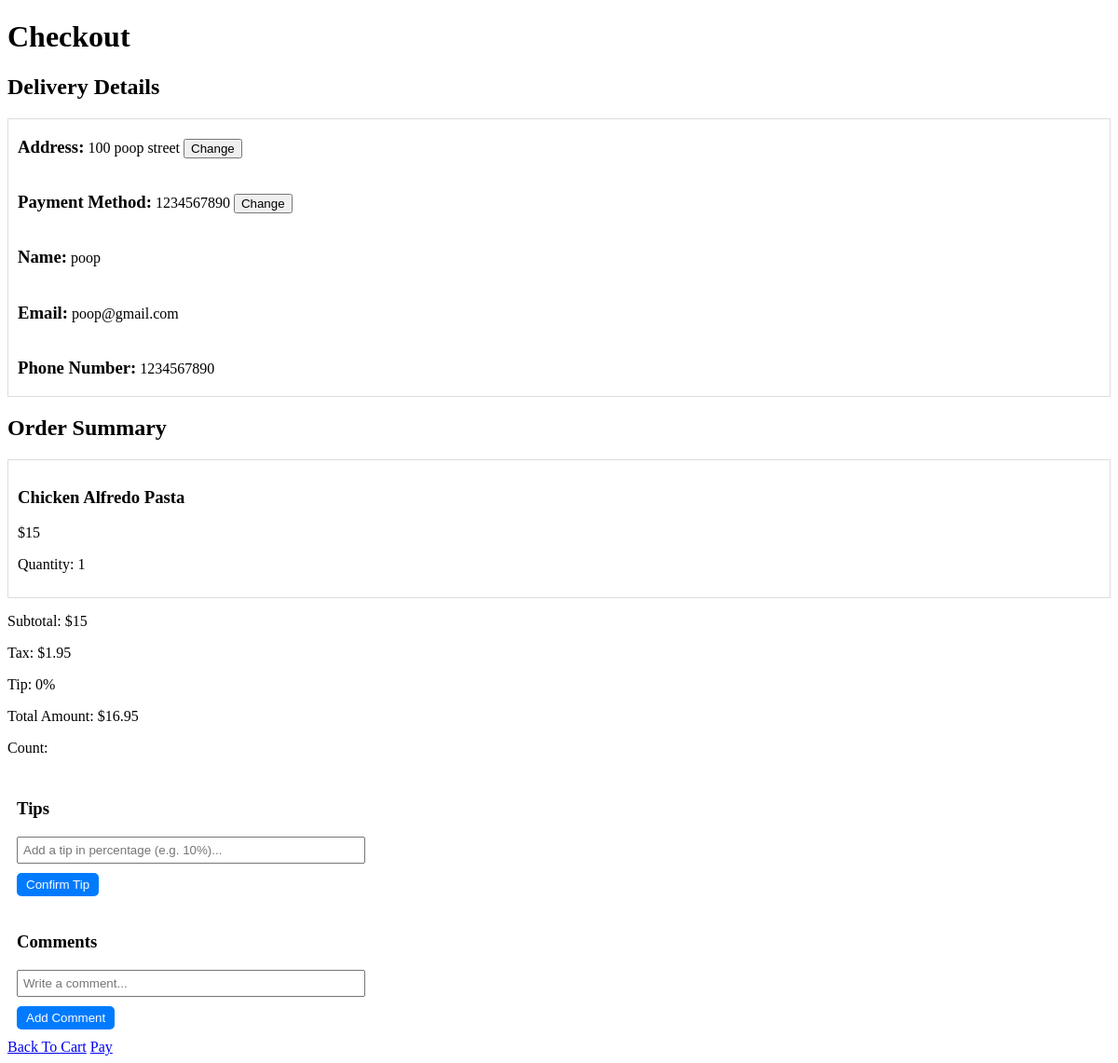
/checkout/2 (signed in), run on the app's committed database.
### CISC_327/models.py (models this page shows, shortened)
class Address(db.Model): # address table, linked to a given user
    __tablename__ = 'address'
    id = db.Column(db.Integer, primary_key=True)
    address = db.Column(db.String(50), nullable=False)
    default = db.Column(db.Boolean, default=False, nullable=False)
    user_id = db.Column(db.Integer, db.ForeignKey('user.id'), nullable=False)

class Payment_Method(db.Model): # payment method table, linked to a given user
    __tablename__ = 'payment_method'
    id = db.Column(db.Integer, primary_key=True)
    card_num = db.Column(db.String(16), nullable=False)
    default = db.Column(db.Boolean, default=False, nullable=False)
    user_id = db.Column(db.Integer, db.ForeignKey('user.id'), nullable=False)

class User(db.Model, UserMixin): # user table
    __tablename__ = 'user'
    id = db.Column(db.Integer, primary_key=True)
    name = db.Column(db.String(20), unique=True, nullable=False)
    email = db.Column(db.String(20), unique=True, nullable=False)
    phone_number = db.Column(db.String(10), unique=True, nullable=False)
    password = db.Column(db.String(255), nullable=False)
    addresses = db.relationship('Address', backref='user', cascade='all,delete', lazy='dynamic') # can filter, delete related addresses to user when user is deleted
    payment_methods = db.relationship('Payment_Method', backref='user', cascade='all,delete',lazy='dynamic') # same for this column

class Item(db.Model): # item table, associated with a restaurant
    __tablename__ = 'item'
    id = db.Column(db.Integer, primary_key=True)
    name = db.Column(db.String(40), unique=True, nullable=False)
    description = db.Column(db.Text(), unique=True, nullable=False)
    price = db.Column(db.Integer, unique=False, nullable=False)
    in_cart = db.Column(db.Boolean, nullable=False)
    quantity = db.Column(db.Integer, default=0, nullable=False)
    restaurant_id = db.Column(db.Integer, db.ForeignKey('restaurant.id'), nullable=False)

### CISC_327/Checkout_Page/Checkout.py (the view, shortened to what this page needs)
@checkout_blueprint.route("/checkout/<restaurant_id>", methods=['GET','POST'])
def checkout(restaurant_id):
    subtotal = Subtotal.subtotal()
    restaurant = Restaurant.query.get(restaurant_id)
    c = 0
    if not restaurant:
        flash(f'Restaurant not found','danger')
    cart_items = Item.query.filter(Item.in_cart==True).all() #Gets all the items that were in cart
    if current_user.is_authenticated:
        checkout_pm = current_user.payment_methods.filter_by(default=True).first()
        checkout_address = current_user.addresses.filter_by(default=True).first()
        name = current_user.name
        email = current_user.email
        phone_number = current_user.phone_number
        all_addresses = current_user.addresses.all()
        all_pm = current_user.payment_methods.all()
    tax = subtotal*0.13
    tax_round = round(tax,3)
    total = tax + subtotal
    tip = session.get('tip') # If tip was added, this will return the amount that was stored in session
    t = 0.0
    if tip:
        tip_dec = int(tip)/100
        t = total * tip_dec
        tot = total + t
        total = round(tot,2)
    else:
        tip = 0
    t = round(t,3)
    return render_template("checkout.html", restaurant=restaurant,cart_items=cart_items,subtotal=subtotal,
                           total=total,tax=tax_round,name=name,email=email,phone_number=phone_number,address=checkout_address,all_addresses=all_addresses,all_pm=all_pm,payment_method=checkout_pm, tip=tip)

### CISC_327/Cart_Page/Subtotal/Subtotal.py (called while the page is built)
def subtotal():
    subtotal = 0
    cart_items = Item.query.filter_by(in_cart=True).all() # Gets all items that are in the cart
    for c in cart_items:
        price = c.price*c.quantity
        subtotal += price # Adds all their prices
    return subtotal

### CISC_327/templates/checkout.html (shortened to what this page needs)
<!DOCTYPE html>
<html>
    <head>
        <link type="text/css" rel="stylesheet" href="{{ url_for('static',filename='css/style.css') }}" />
    </head>
    <body>
        <h1>Checkout</h1>
        <h2>Delivery Details</h2>
        <div class="box">
            <h3 class="container">Address: </h3>
            <p class="container">{{address.address}}</p>
            <div class="dropdown">
                <button class="container">Change</button>
            </div>
        <div>
            <h3 class="container">Payment Method: </h3>
            <p class="container">{{payment_method.card_num}}</p>
            <div class="dropdown">
                <button class="container">Change</button>
            </div>
        </div>
        <div>
            <h3 class="container">Name: </h3>
            <p class="container">{{name}}</p>
        </div>
        <div>
            <h3 class="container">Email: </h3>
            <p class="container">{{email}}</p>
        </div>
        <div>
            <h3 class="container">Phone Number: </h3>
            <p class="container">{{phone_number}}</p>
        </div>
        </div>
        <h2>Order Summary</h2>
        <div class="cart-item">
            {% for cart in cart_items %}
                <h3> {{ cart.name }} </h3>
                <p> ${{ cart.price }} </p>
                <p> Quantity: {{ cart.quantity }} </p>
            {% endfor %}
        </div>
        <p>Subtotal: ${{ subtotal }}</p>
        <p>Tax: ${{tax}}</p>
        <p>Tip: {{tip}}%</p>
        <p>Total Amount: ${{total}}</p>
        <p>Count: {{c}}</p>
        <div class="comments-box">
            <h3>Tips</h3>
            <form method="post" action="{{url_for('tips.tips', restaurant_id=restaurant.id)}}">
                <input id="tip" name="tip" type="text" class="comment-input" placeholder="Add a tip in percentage (e.g. 10%)...">
                <button type="submit" class="comment-button">Confirm Tip</button>
            </form>
        </div>
        <div class="comments-box">
            <h3>Comments</h3>
            <input type="text" class="comment-input" placeholder="Write a comment...">
            <button class="comment-button">Add Comment</button>
        </div>
        <div>
            <a  href="{{url_for('cartpage.cartpage', restaurant_id=restaurant.id)}}">Back To Cart</a>
            <a href="{{url_for('tracking.tracking', restaurant_id=restaurant.id)}}">Pay</a>
        </div>
    </body>
</html>

### CISC_327/static/css/style.css (style rules this page uses)
.cart-item { border: 1px solid #ddd; padding: 10px; }
.container { display: inline-block; }
.box { border: 1px solid #ddd; padding-left: 10px }
.dropdown { position: relative; display: inline-block; }
.comments-box { width: 400px; padding: 10px; }
.comment-input { width: 90%; padding: 5px; margin-bottom: 10px; }
.comment-button { background-color: #007BFF; color: #fff; padding: 5px 10px; border: none; border-radius: 5px; cursor: pointer; }

### data on the page
Address: address "100 poop street"
Payment_Method: card_num "1234567890"
User: name "poop", email "poop@gmail.com", phone_number "1234567890"
Item: name "Chicken Alfredo Pasta", price "15", quantity "1"

### other printed values
{{ subtotal }} "15"
{{ tax }} "1.95"
{{ tip }} "0"
{{ total }} "16.95"
